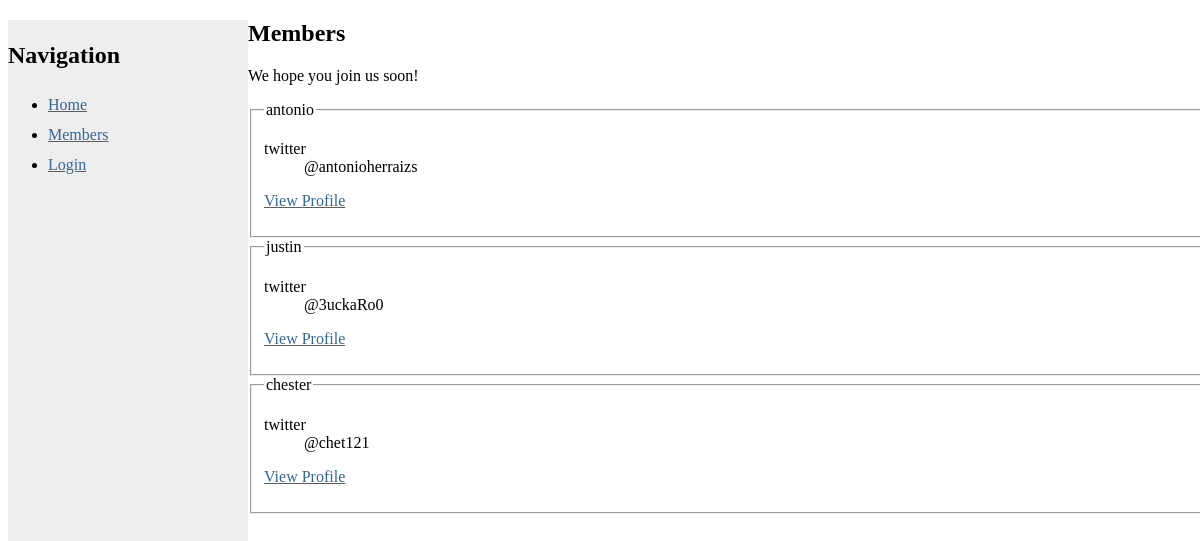
Screenshot of /Content/vulnsite/members.php with the database file from the repository.
### tables this page shows
CREATE TABLE users
(
	id INT PRIMARY KEY,
	us3rn4m3 TEXT,
	twitter TEXT,
	PassW0rdColuMn TEXT
);

### Content/vulnsite/members.php (the view, shortened to what this page needs)
<?php
include("settings.php");
?>
	<h1>Members</h1>
	<p>We hope you join us soon!</p>
<?php
$sql = "SELECT * from users;";
$result = mysqli_query($conn, $sql);
while($row = $result->fetch_assoc()){
	$id = $row['id'];
	$username = $row['us3rn4m3'];
	$twitter = $row['twitter'];
?>
	<fieldset>
		<legend><?php echo($username);?></legend>
		<dl>
			<dt>twitter</dt>
			<dd><?php echo($twitter);?></dd>
		</dl>
		<dl>
			<a href="profiles/<?php echo($id . '/' . $username);?>">View Profile</a>
		</dl>
	</fieldset>
<?php
}
?>

### Content/vulnsite/style.css (style rules this page uses)
html, body { height:100%; width:100%; position:relative; }
nav { position:absolute; height:100%; width:20%; line-height:30px; background-color:#eeeeee; }
section { width:80%; margin-left:20%; }
a { color:#369; }

### rows the page displays
users: us3rn4m3 "antonio", twitter "@antonioherraizs"
users: us3rn4m3 "justin", twitter "@3uckaRo0"
users: us3rn4m3 "chester", twitter "@chet121"
